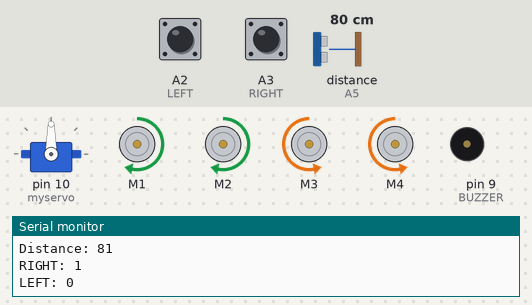
Simulated run of this sketch. Board: Arduino Uno, built with avr-gcc and run on an emulated ATmega328P. Parts: servo, 4 × DC motor (green arrow = forward, orange = backward, longer = faster), buzzer (waves = sounding, pin HIGH), the last lines printed to the serial monitor. Inputs (shaded band) come from the test bench; at power-on: distance to the obstacle (sensor on A5) 80 cm, A2 (LEFT) LOW, A3 (RIGHT) HIGH. The echo pulse lasts 58.3 µs per cm.

Above: at 1.2 s.
1.3 s: distance to the obstacle (sensor on A5) set to 27 cm
2.8 s: distance to the obstacle (sensor on A5) set to 21 cm
At 3.2 s:
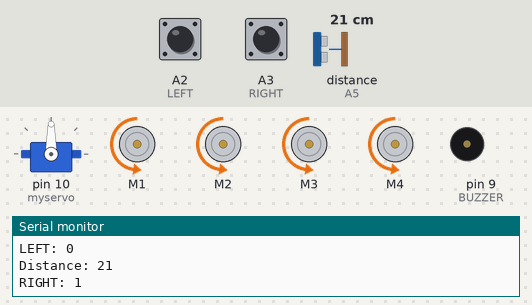
4.4 s: distance to the obstacle (sensor on A5) set to 18 cm
5.9 s: distance to the obstacle (sensor on A5) set to 13 cm
At 6.4 s:
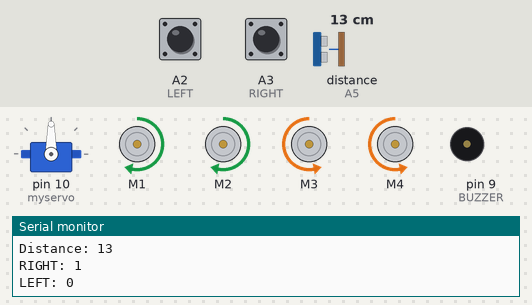
7.4 s: A2 (LEFT) pulled HIGH for 0.25 s
At 7.6 s:
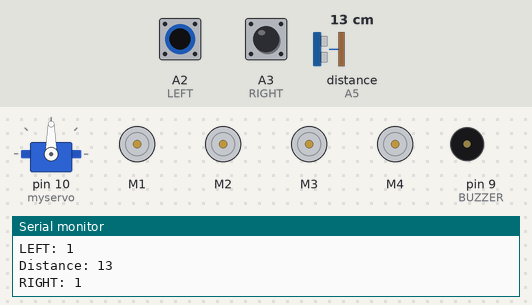
9.1 s: distance to the obstacle (sensor on A5) set to 11 cm
10.6 s: distance to the obstacle (sensor on A5) set to 8 cm
At 11.7 s:
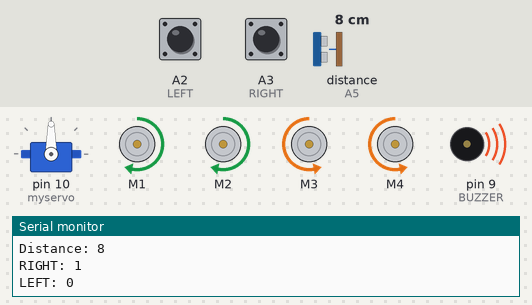
Timing chart, 0 to 13.2 s (numbered marks = the images above; inputs shaded):
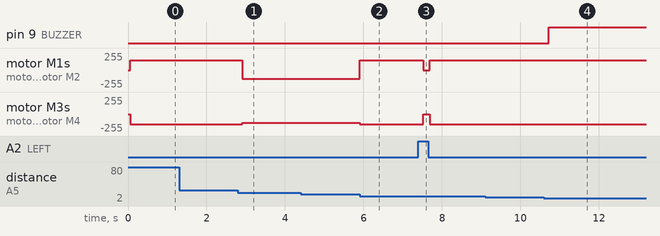

The sketch:

humanFollowingRobo.ino
```cpp
//Arduino Human Following Robot

#include<NewPing.h>
#include<Servo.h>
#include<AFMotor.h>

#define RIGHT A3
#define LEFT A2
#define TRIGGER_PIN A4
#define ECHO_PIN A5
#define MAX_DISTANCE 200
#define BUZZER 9              // Buzzer connected to digital pin 9

unsigned int distance = 0;
unsigned int Right_Value = 0;
unsigned int Left_Value = 0;

NewPing sonar(TRIGGER_PIN, ECHO_PIN, MAX_DISTANCE);

AF_DCMotor Motor1(1,MOTOR12_1KHZ);
AF_DCMotor Motor2(2,MOTOR12_1KHZ);
AF_DCMotor Motor3(3,MOTOR34_1KHZ);
AF_DCMotor Motor4(4,MOTOR34_1KHZ);

Servo myservo;
int pos = 0;

void setup() {
   Serial.begin(9600);
   myservo.attach(10);
   pinMode(RIGHT, INPUT);
   pinMode(LEFT, INPUT);
   pinMode(BUZZER, OUTPUT); // Set buzzer pin as output
}

void loop() {
    delay(50);
    distance = sonar.ping_cm();
    Serial.print("Distance: ");
    Serial.println(distance);

    Right_Value = digitalRead(RIGHT);
    Left_Value = digitalRead(LEFT);

    Serial.print("RIGHT: ");
    Serial.println(Right_Value);
    Serial.print("LEFT: ");
    Serial.println(Left_Value);

    if((distance > 1) && (distance < 10)) {
        digitalWrite(BUZZER, HIGH); // Turn on buzzer
        Motor1.setSpeed(130);
        Motor1.run(FORWARD);
        Motor2.setSpeed(130);
        Motor2.run(FORWARD);
        Motor3.setSpeed(130);
        Motor3.run(FORWARD);
        Motor4.setSpeed(130);
        Motor4.run(FORWARD);
    } else {
        digitalWrite(BUZZER, LOW); // Turn off buzzer when not moving backward
    }

    if((distance > 10) && (distance < 15)) {
        Motor1.setSpeed(0);
        Motor1.run(RELEASE);
        Motor2.setSpeed(0);
        Motor2.run(RELEASE);
        Motor3.setSpeed(0);
        Motor3.run(RELEASE);
        Motor4.setSpeed(0);
        Motor4.run(RELEASE);
    }

    if((distance > 15) && (distance < 25)) {
        Motor1.setSpeed(130);
        Motor1.run(BACKWARD);
        Motor2.setSpeed(130);
        Motor2.run(BACKWARD);
        Motor3.setSpeed(130);
        Motor3.run(BACKWARD);
        Motor4.setSpeed(130);
        Motor4.run(BACKWARD);

    } else if((Right_Value == 0) && (Left_Value == 1)) {
        Motor1.setSpeed(150);
        Motor1.run(BACKWARD);
        Motor2.setSpeed(150);
        Motor2.run(BACKWARD);
        Motor3.setSpeed(150);
        Motor3.run(FORWARD);
        Motor4.setSpeed(150);
        Motor4.run(FORWARD);
        delay(150);

    } else if((Right_Value == 1) && (Left_Value == 0)) {
        Motor1.setSpeed(150);
        Motor1.run(FORWARD);
        Motor2.setSpeed(150);
        Motor2.run(FORWARD);
        Motor3.setSpeed(150);
        Motor3.run(BACKWARD);
        Motor4.setSpeed(150);
        Motor4.run(BACKWARD);
        delay(150);
    }
}
```

Measured:
- the behaviour switches between 25 and 24 cm on distance to the obstacle (sensor on A5) (found by bisection; images 0 and 1)
- the behaviour switches between 16 and 15 cm on distance to the obstacle (sensor on A5) (found by bisection; images 1 and 2)
- the behaviour switches between 10 and 9 cm on distance to the obstacle (sensor on A5) (found by bisection; images 3 and 4)
- after the input at 2.8 s, motor M1, motor M2: forward 150/255 → backward 130/255 after 0.12 s; motor M3, motor M4: backward 150/255 → backward 130/255 after 0.12 s
- after the input at 5.9 s, motor M1, motor M2: backward 130/255 → forward 150/255 at once; motor M3, motor M4: backward 130/255 → backward 150/255 at once
- after the input at 7.4 s, motor M1, motor M2: forward 150/255 → stopped after 0.13 s, → forward 150/255 0.16 s later; motor M3, motor M4: backward 150/255 → stopped after 0.13 s, → backward 150/255 0.16 s later
- after the input at 10.6 s, pin 9 (BUZZER): LOW → HIGH after 0.12 s
